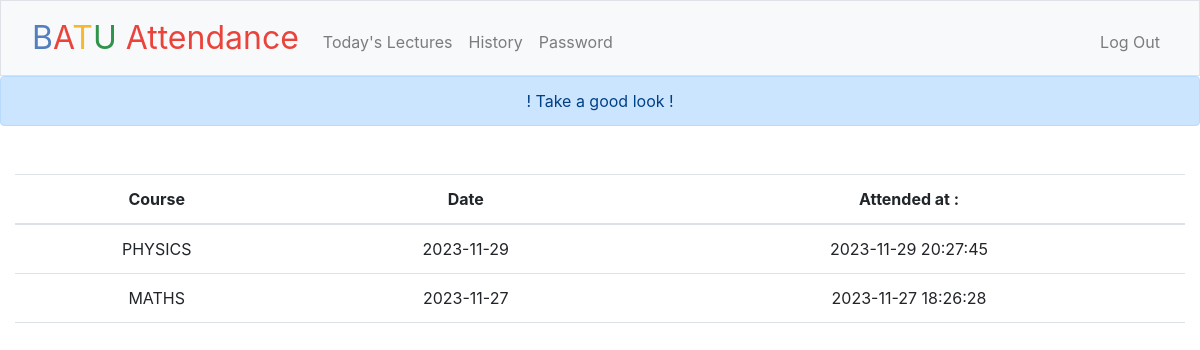
Page /history (signed in) on the earlier database version.
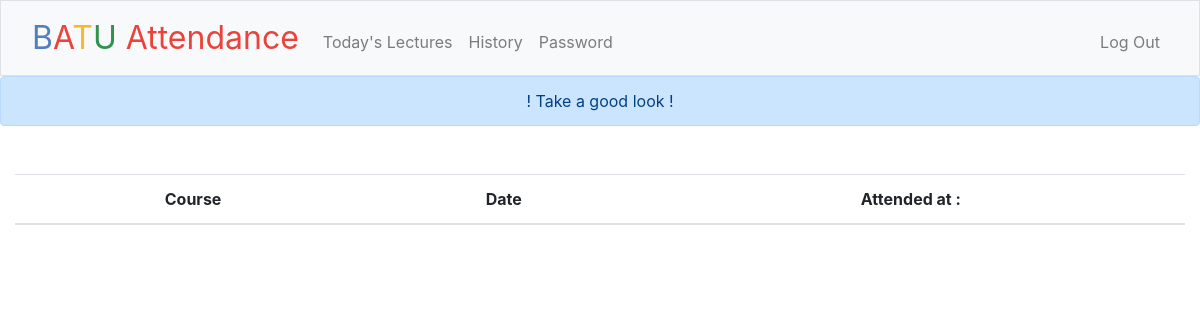
Same page on the later database version.
### tables this page shows
CREATE TABLE 'submit' ('lecture' TEXT NOT NULL, 'month' INTEGER NOT NULL, 'day' INTEGER NOT NULL, 'hour' INTEGER NOT NULL, 'attend' BOOLEAN NOT NULL DEFAULT 0, 'id'  INTEGER NOT NULL  , 'time' DATETIME);

### app.py (the view)
@app.route("/history")
@login_required
def history():
    user_id = session["user_id"]
    history_db = db.execute(
        "SELECT *  FROM submit WHERE id = ? ORDER by time DESC",
        user_id,
    )
    time2 = datetime.datetime.now()
    time2 = time2.strftime("%y")
    flash("! Take a good look !")
    return render_template("history.html", database=history_db, time2=time2)

### app.py (called while the page is built)
@app.after_request
def after_request(response):
    response.headers["Cache-Control"] = "no-cache, no-store, must-revalidate"
    response.headers["Expires"] = 0
    response.headers["Pragma"] = "no-cache"
    return response

### helpers.py (called while the page is built)
def login_required(f):
    @wraps(f)
    def decorated_function(*args, **kwargs):
        if session.get("user_id") is None:
            return redirect("/login")
        return f(*args, **kwargs)
    return decorated_function

### templates/history.html (shortened to what this page needs)
{% extends "layout.html" %}
{% block main %}
    <table class="table">
        <thead>
            <tr>
                <th scope="col">Course</th>
                <th scope="col">Date</th>
                <th scope="col">Attended at :</th>
            </tr>
        </thead>
        <tbody>
        {% for row in database %}
            <tr>
                <td>
                    {{ row["lecture"] }}
                </td>
                <td>
                    20{{ time2 }}-{{ row["month"] }}-{{ row["day"] }}
                </td>
                <td>
                    {{ row["time"] }}
                </td>
            </tr>
        {% endfor %}
        </tbody>
    </table>
{% endblock %}

### templates/layout.html (shortened to what this page needs)
<!DOCTYPE html>
<html lang="en">
    <head>
        <link href="https://cdn.jsdelivr.net/npm/bootstrap@5.1.3/dist/css/bootstrap.min.css" rel="stylesheet">
        <link href="/static/styles.css" rel="stylesheet">
        <link rel="stylesheet" href="https://cdn.jsdelivr.net/npm/bootstrap@4.3.1/dist/css/bootstrap.min.css">
    </head>
    <body>
        <nav class="bg-light border navbar navbar-expand-md navbar-light">
            <div class="container-fluid">
                <a class="navbar-brand" href="/"><span class="blue">B</span><span class="red">A</span><span class="yellow">T</span><span class="green">U</span> <span class="red">Attendance</span></a>
                <div class="collapse navbar-collapse" id="navbar">
                    {% if session["user_id"] %}
                        <ul class="navbar-nav me-auto mt-2">
                            <li class="nav-item"><a class="nav-link" href="/quote">Today's Lectures</a></li>
                            <li class="nav-item"><a class="nav-link" href="/history">History</a></li>
                            <li class="nav-item"><a class="nav-link" href="/password">Password</a></li>
                        </ul>
                        <ul class="navbar-nav ms-auto mt-2">
                            <li class="nav-item"><a class="nav-link" href="/logout">Log Out</a></li>
                        </ul>
                    {% else %}
                        <ul class="navbar-nav ms-auto mt-2">
                            <li class="nav-item"><a class="nav-link" href="/register">Register</a></li>
                            <li class="nav-item"><a class="nav-link" href="/login">Log In</a></li>
                        </ul>
                    {% endif %}
                </div>
            </div>
        </nav>
        {% if get_flashed_messages() %}
            <header>
                <div class="alert alert-primary mb-0 text-center" role="alert">
                    {{ get_flashed_messages() | join(" ") }}
                </div>
            </header>
        {% endif %}
        <main class="container-fluid py-5 text-center">
            {% block main %}{% endblock %}
        </main>
    </body>
</html>

### static/styles.css (style rules this page uses)
nav .navbar-brand { font-size: xx-large; }
nav .navbar-brand .blue { color: #537fbe; }
nav .navbar-brand .red { color: #ea433b; }
nav .navbar-brand .yellow { color: #f5b82e; }
nav .navbar-brand .green { color: #2e944b; }

Differences in the rows shown:
removed submit: lecture "PHYSICS", time2 "23", month "11", day "29", time "2023-11-29 20:27:45"
removed submit: lecture "MATHS", time2 "23", month "11", day "27", time "2023-11-27 18:26:28"
